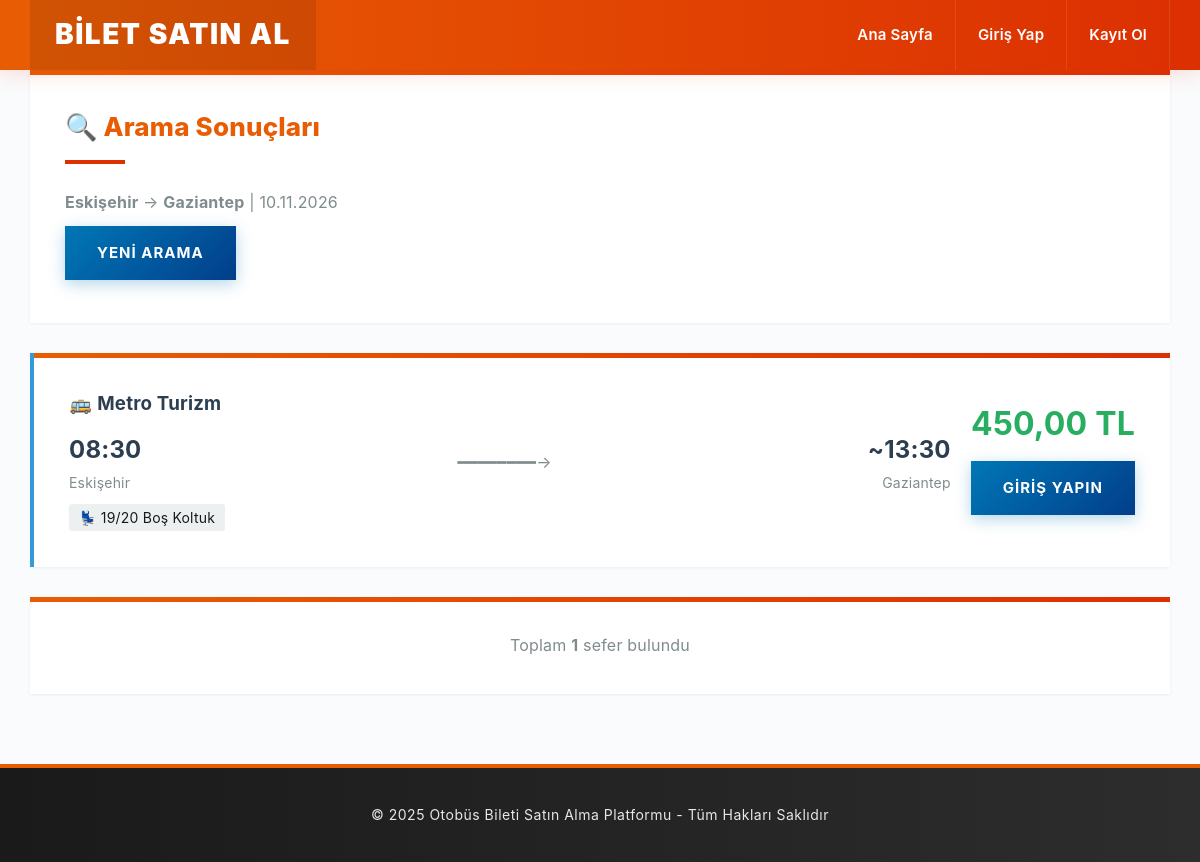
The page /search.php?from_city=Eskişehir&to_city=Gaziantep&date=2026-11-10 on the database its author committed.
### tables this page shows
CREATE TABLE trips (
            id INTEGER PRIMARY KEY AUTOINCREMENT,
            company_id INTEGER NOT NULL,
            from_city TEXT NOT NULL,
            to_city TEXT NOT NULL,
            departure_date DATE NOT NULL,
            departure_time TIME NOT NULL,
            price REAL NOT NULL,
            total_seats INTEGER DEFAULT 20,
            available_seats INTEGER DEFAULT 20,
            created_at DATETIME DEFAULT CURRENT_TIMESTAMP,
            FOREIGN KEY (company_id) REFERENCES companies(id) ON DELETE CASCADE
        );

CREATE TABLE companies (
            id INTEGER PRIMARY KEY AUTOINCREMENT,
            name TEXT NOT NULL,
            created_at DATETIME DEFAULT CURRENT_TIMESTAMP
        );

### includes/functions.php (called while the page is built, shortened)
<?php
function format_date($date) {
    return date('d.m.Y', strtotime($date));
}
function format_time($time) {
    return date('H:i', strtotime($time));
}
function format_money($amount) {
    return number_format($amount, 2, ',', '.') . ' TL';
}
function clean_output($text) {
    return htmlspecialchars($text, ENT_QUOTES, 'UTF-8');
}
?>

### search.php (the view, shortened to what this page needs)
<?php
require_once 'config/database.php';
require_once 'includes/functions.php';
$from_city = $_GET['from_city'] ?? '';
$to_city = $_GET['to_city'] ?? '';
$date = $_GET['date'] ?? '';
require_once 'includes/header.php';
$stmt = $db->prepare("
    SELECT trips.*, companies.name as company_name
    FROM trips
    INNER JOIN companies ON trips.company_id = companies.id
    WHERE trips.from_city = ?
    AND trips.to_city = ?
    AND trips.departure_date = ?
    AND trips.available_seats > 0
    ORDER BY trips.departure_time
");
$stmt->execute([$from_city, $to_city, $date]);
$trips = $stmt->fetchAll();
?>
<div class="card">
    <h2>🔍 Arama Sonuçları</h2>
    <p style="color: #7f8c8d;">
        <strong><?php echo clean_output($from_city); ?></strong> →
        <strong><?php echo clean_output($to_city); ?></strong> |
        <?php echo format_date($date); ?>
    </p>
    <a href="index.php" class="btn btn-primary" style="margin-top: 10px;">Yeni Arama</a>
</div>
<?php if (count($trips) == 0): ?>
    <div class="card">
        <div style="text-align: center; padding: 40px;">
            <div style="font-size: 64px;">😔</div>
            <h3>Sefer Bulunamadı</h3>
            <p style="color: #7f8c8d;">Bu güzergah için sefer bulunmamaktadır.</p>
            <a href="index.php" class="btn btn-primary" style="margin-top: 20px;">Farklı Arama Yap</a>
        </div>
    </div>
<?php else: ?>
    <?php foreach ($trips as $trip): ?>
        <div class="card" style="border-left: 4px solid #3498db;">
            <div style="display: flex; justify-content: space-between; align-items: center; flex-wrap: wrap; gap: 20px;">
                <div style="flex: 1;">
                    <h3 style="color: #2c3e50; margin-bottom: 10px;">
                        🚌 <?php echo clean_output($trip['company_name']); ?>
                    </h3>
                    <div style="display: flex; align-items: center; gap: 20px; margin: 10px 0;">
                        <div>
                            <div style="font-size: 24px; font-weight: bold; color: #2c3e50;">
                                <?php echo format_time($trip['departure_time']); ?>
                            </div>
                            <div style="color: #7f8c8d; font-size: 14px;">
                                <?php echo clean_output($trip['from_city']); ?>
                            </div>
                        </div>
                        <div style="flex: 1; text-align: center;">
                            <div style="color: #7f8c8d;">━━━━━━━━→</div>
                        </div>
                        <div style="text-align: right;">
                            <div style="font-size: 24px; font-weight: bold; color: #2c3e50;">
                                ~<?php echo format_time(date('H:i', strtotime($trip['departure_time']) + 3600 * 5)); ?>
                            </div>
                            <div style="color: #7f8c8d; font-size: 14px;">
                                <?php echo clean_output($trip['to_city']); ?>
                            </div>
                        </div>
                    </div>
                    <div style="margin-top: 10px;">
                        <span style="background: #ecf0f1; padding: 5px 10px; border-radius: 3px; font-size: 14px;">
                            💺 <?php echo $trip['available_seats']; ?>/<?php echo $trip['total_seats']; ?> Boş Koltuk
                        </span>
                    </div>
                </div>
                <div style="text-align: right;">
                    <div style="font-size: 32px; font-weight: bold; color: #27ae60; margin-bottom: 10px;">
                        <?php echo format_money($trip['price']); ?>
                    </div>
                    <?php if (isset($_SESSION['user_id'])): ?>
                        <a href="trip-details.php?id=<?php echo $trip['id']; ?>" class="btn btn-success">
                            Bilet Al
                        </a>
                    <?php else: ?>
                        <a href="auth/login.php" class="btn btn-primary">
                            Giriş Yapın
                        </a>
                    <?php endif; ?>
                </div>
            </div>
        </div>
    <?php endforeach; ?>
    <div class="card">
        <p style="text-align: center; color: #7f8c8d;">
            Toplam <strong><?php echo count($trips); ?></strong> sefer bulundu
        </p>
    </div>
<?php endif; ?>
<?php require_once 'includes/footer.php'; ?>

### assets/css/style.css (style rules this page uses)
* { margin: 0; padding: 0; box-sizing: border-box; }
body { font-family: 'Inter', -apple-system, BlinkMacSystemFont, sans-serif; background: #fafbfc; color: #1a1a1a; line-height: 1.7; letter-spacing: 0.2px; }
.card { background: #ffffff; padding: 35px; border: none; box-shadow: 0 1px 3px rgba(0,0,0,0.06); margin-bottom: 30px; transition: all 0.3s ease; position: relative; overflow: hidden; }
.card::before { content: ''; position: absolute; top: 0; left: 0; width: 100%; height: 5px; background: linear-gradient(to right, #e85d04, #dc2f02); }
.card h2 { margin-bottom: 25px; color: #e85d04; border-bottom: none; padding-bottom: 15px; font-size: 26px; font-weight: 800; position: relative; display: inline-block; }
.card h2::after { content: ''; position: absolute; bottom: 0; left: 0; width: 60px; height: 4px; background: #dc2f02; }
.btn { display: inline-block; padding: 14px 32px; border: none; cursor: pointer; text-decoration: none; font-size: 15px; font-weight: 700; transition: all 0.3s ease; text-transform: uppercase; letter-spacing: 1px; position: relative; overflow: hidden; }
.btn::before { content: ''; position: absolute; top: 0; left: -100%; width: 100%; height: 100%; background: rgba(255,255,255,0.2); transition: all 0.4s ease; }
.btn-primary { background: linear-gradient(135deg, #0077b6, #023e8a); color: white; box-shadow: 0 4px 15px rgba(0, 119, 182, 0.3); }
.card { animation: fadeIn 0.5s ease-out; }

### rows shown on the page
trips: company.name "Metro Turizm", departure_time "08:30", from_city "Eskişehir", departure_time "13:30", to_city "Gaziantep", available_seats "19", total_seats "20", price "450,00 TL"

### other values the page prints
clean_output($from_city) "Eskişehir"
clean_output($to_city) "Gaziantep"
format_date($date) "10.11.2026"
count($trips) "1"
